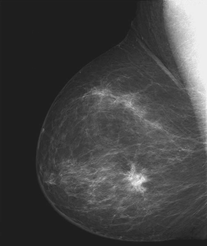
%> input picture Lab04/breast.tif, 207 x 246 px, shrunk from 482 x 571 before the run
$ octave Lab04.m   (GNU Octave 9; MATLAB toolbox functions it lacks are replaced by stand-ins)
%> lines starting %> are read from the running program, lines starting %| are printed output that depends on the picture; in (x1, y1, x2, y2) boxes, pixels count from 0 and x2, y2 are one past the last pixel; in counts of white or black regions, pixels touching at a corner belong together; the program's own positions count from 1
%%%%%%%%%%%%%%%%%
%%    LAB 04   %%
%%%%%%%%%%%%%%%%%
close all

%%%%%%%%%%%%%%%%%%%%%%%%%%%%%%%%%%%%%%%%%%%%%%%%%%%%%%%%%%%%%%%%%%%%%%%%%%%
%% Negative transormations
%%%%%%%%%%%%%%%%%%%%%%%%%%%%%%%%%%%%%%%%%%%%%%%%%%%%%%%%%%%%%%%%%%%%%%%%%%%

%%%%%%%%%%%%%%%%%%%%%%%%%%%%%%%%%%%%%%%%%%%%%%%%%%%%%%%%%%%%%%%%%%%%%%%%%%%
% 1. Open the image breast.tif and convert it to the range of values
% [0.0, 1.0].
I = imread('breast.tif');
%> I is the input picture: size 246x207 uint8; min 28, max 243, mean 66.7
I = mat2gray(I);
%> I: size 246x207 double


%%%%%%%%%%%%%%%%%%%%%%%%%%%%%%%%%%%%%%%%%%%%%%%%%%%%%%%%%%%%%%%%%%%%%%%%%%%
% 2. Obtain the negative of this image using the provided function in
% Matlab.
I_neg = imcomplement(I);

%%%%%%%%%%%%%%%%%%%%%%%%%%%%%%%%%%%%%%%%%%%%%%%%%%%%%%%%%%%%%%%%%%%%%%%%%%%
% 3. Display in a figure both images and their corresponding histograms.
% display both images and their corresponding histograms
figure(1)
subplot(2,2,1), imshow(I), title('Original Image');
subplot(2,2,2), imhist(I), title('Original Image Histogram');
subplot(2,2,3), imshow(I_neg), title('Negative Image');
subplot(2,2,4), imhist(I_neg), title('Negative Image Histogram');

%%%%%%%%%%%%%%%%%%%%%%%%%%%%%%%%%%%%%%%%%%%%%%%%%%%%%%%%%%%%%%%%%%%%%%%%%%%
% 4. What can be observed? What is the effect of applying the negative
% transformation to the image?

% Podemos observar el negativo de la imagen original, es decir, la imagen
% con el valor de cada píxel correspondiente con su complementario. Esto
% se puede observar en el histograma donde el histograma de la segunda
% imagen es el histograma de la primera imagen pero con valores invertidos.
% Esto permite poder observar con mayor claridad lo que parece ser un tumor.

%%%%%%%%%%%%%%%%%%%%%%%%%%%%%%%%%%%%%%%%%%%%%%%%%%%%%%%%%%%%%%%%%%%%%%%%%%%
%% Log transformations
%%%%%%%%%%%%%%%%%%%%%%%%%%%%%%%%%%%%%%%%%%%%%%%%%%%%%%%%%%%%%%%%%%%%%%%%%%%

%%%%%%%%%%%%%%%%%%%%%%%%%%%%%%%%%%%%%%%%%%%%%%%%%%%%%%%%%%%%%%%%%%%%%%%%%%%
% 1. Write a function in Matlab to transform a grayscale image using the
% logarithmic transformation. The function signature should be: function
% logimage = logtrans(image, c) where image is a grayscale input image with
% values in the range [0.0, 1.0], c is the constant and logimage is the
% output image.

% final del archivo

%%%%%%%%%%%%%%%%%%%%%%%%%%%%%%%%%%%%%%%%%%%%%%%%%%%%%%%%%%%%%%%%%%%%%%%%%%%
% 2. Open the image light.tif and convert it to [0.0, 1.0].
Img = imread("light.tif");
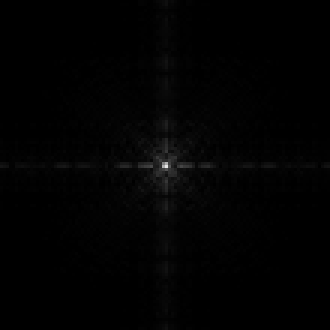
%> input picture Lab04/light.tif, 110 x 110 px, shrunk from 256 x 256 before the run (shown 3 times larger)
%> Img is the input picture: size 110x110 uint8; min 0, max 229, mean 2.1
normImage = im2gray(Img);
normImage = im2double(normImage);

%%%%%%%%%%%%%%%%%%%%%%%%%%%%%%%%%%%%%%%%%%%%%%%%%%%%%%%%%%%%%%%%%%%%%%%%%%%
% 3. Apply the logtrans function to this image.
logImage = logtrans(normImage, 10); % entre 8 i 12

%%%%%%%%%%%%%%%%%%%%%%%%%%%%%%%%%%%%%%%%%%%%%%%%%%%%%%%%%%%%%%%%%%%%%%%%%%%
% 4. Display in the same figure both images and their corresponding
% histograms.
figure(2)
subplot(2,2,1), imshow(normImage), title('Original Image');
subplot(2,2,2), imhist(normImage), title('Original Image Histogram');
subplot(2,2,3), imshow(logImage), title('Logarithmic Image');
subplot(2,2,4), imhist(logImage), title('Logarithmic Image Histogram');

%%%%%%%%%%%%%%%%%%%%%%%%%%%%%%%%%%%%%%%%%%%%%%%%%%%%%%%%%%%%%%%%%%%%%%%%%%%
% 5. What can be observed? What is the effect of applying the log
% transformation to the image?

% El efecto observable es que la imagen es más brillante y más contrastada,
% por lo que se llegan a ver zonas que en la imagen original no se podían
% apreciar. En el histograma se observa como se desplazan los valores más
% oscuros hacia la derecha (más claros).

%%%%%%%%%%%%%%%%%%%%%%%%%%%%%%%%%%%%%%%%%%%%%%%%%%%%%%%%%%%%%%%%%%%%%%%%%%%

%%%%%%%%%%%%%%%%%%%%%%%%%%%%%%%%%%%%%%%%%%%%%%%%%%%%%%%%%%%%%%%%%%%%%%%%%%%
%% Power Law transformations
%%%%%%%%%%%%%%%%%%%%%%%%%%%%%%%%%%%%%%%%%%%%%%%%%%%%%%%%%%%%%%%%%%%%%%%%%%%

%%%%%%%%%%%%%%%%%%%%%%%%%%%%%%%%%%%%%%%%%%%%%%%%%%%%%%%%%%%%%%%%%%%%%%%%%%%
% 1. Write a function in Matlab to transform a grayscale image using a
% power law transformation. The function signature should be:
% function plimage = powerlaw ( image , gamma)
% where image is an intensity image with values in the range [0.0, 1.0],
% gamma is the exponent of the power law transformation and plimage is the
% output image. Assume that the constant c is 1.

% final del archivo

%%%%%%%%%%%%%%%%%%%%%%%%%%%%%%%%%%%%%%%%%%%%%%%%%%%%%%%%%%%%%%%%%%%%%%%%%%%
% 2. Display the image spine.jpg and its histogram.
Img = imread("spine.jpg");
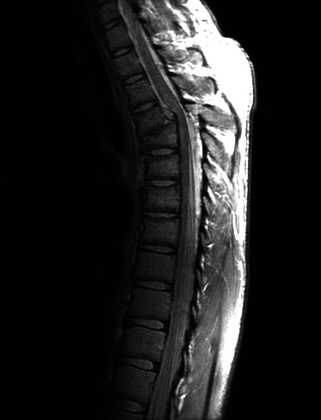
%> input picture Lab04/spine.jpg, 321 x 420 px, shrunk from 746 x 976 before the run
%> Img is the input picture: size 420x321 uint8; min 0, max 255, mean 32.6
normImage = im2gray(Img);
normImage = im2double(normImage);
%> normImage: size 420x321 double
figure(3);
subplot(1,2,1), imshow(normImage), title('Original Image');
subplot(1,2,2), imhist(normImage), title('Original Image Histogram');

%%%%%%%%%%%%%%%%%%%%%%%%%%%%%%%%%%%%%%%%%%%%%%%%%%%%%%%%%%%%%%%%%%%%%%%%%%%
% 3. If a lighter image is wanted, which values of γ do we need to use:
% lower or higher than 1?

% Necesitamos usar valores más pequeños que 1 para que la imagen sea más
% brillante.

%%%%%%%%%%%%%%%%%%%%%%%%%%%%%%%%%%%%%%%%%%%%%%%%%%%%%%%%%%%%%%%%%%%%%%%%%%%
% 4. Using different values of gamma, obtain three lighter versions of the
% image. Show the resulting images and their corresponding histograms.

Img_1 = powerlaw(normImage, 0.75);
Img_2 = powerlaw(normImage, 0.5);
Img_3 = powerlaw(normImage, 0.25);

figure(4);
subplot(3,2,1), imshow(Img_1), title('Power Law Image 1');
subplot(3,2,2), imhist(Img_1), title('Power Law Image 1 Histogram');
subplot(3,2,3), imshow(Img_2), title('Power Law Image 2');
subplot(3,2,4), imhist(Img_2), title('Power Law Image 2 Histogram');
subplot(3,2,5), imshow(Img_3), title('Power Law Image 3');
subplot(3,2,6), imhist(Img_3), title('Power Law Image 3 Histogram');

%%%%%%%%%%%%%%%%%%%%%%%%%%%%%%%%%%%%%%%%%%%%%%%%%%%%%%%%%%%%%%%%%%%%%%%%%%%
% 5. Which image would you use for a further processing step? Why?

% Usaríamos la segunda imagen con un valor de γ de 0.5, ya que es un
% equilibrio entre los otros dos valores. Se obtiene más información que
% con el valor 0.75 ya que se pueden observar zonas que antes no se podía
% (zonas más oscuras) y a su vez está más contrastada que para el
% valor 0.25.

%%%%%%%%%%%%%%%%%%%%%%%%%%%%%%%%%%%%%%%%%%%%%%%%%%%%%%%%%%%%%%%%%%%%%%%%%%%
% 6. Display the image landscape.jpg and its histogram.
Img = imread("landscape2.jpg");
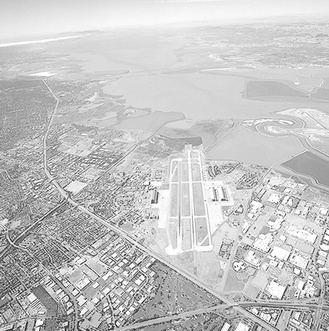
%> input picture Lab04/landscape2.jpg, 329 x 331 px, shrunk from 765 x 769 before the run
%> Img is the input picture: size 331x329 uint8; min 19, max 255, mean 197
normImage = im2gray(Img);
normImage = im2double(normImage);
%> normImage: size 331x329 double
figure(5);
subplot(1,2,1), imshow(normImage), title('Original Image');
subplot(1,2,2), imhist(normImage), title('Original Image Histogram');

%%%%%%%%%%%%%%%%%%%%%%%%%%%%%%%%%%%%%%%%%%%%%%%%%%%%%%%%%%%%%%%%%%%%%%%%%%%
% 7. Enhance the image using three power law transformations.
Img_1= powerlaw(normImage, 3);
Img_2= powerlaw(normImage, 4);
Img_3= powerlaw(normImage, 5);


%%%%%%%%%%%%%%%%%%%%%%%%%%%%%%%%%%%%%%%%%%%%%%%%%%%%%%%%%%%%%%%%%%%%%%%%%%%
% 8. Show the resulting images and their corresponding histograms.
figure(6);
subplot(3,2,1), imshow(Img_1), title('Power Law Image 1');
subplot(3,2,2), imhist(Img_1), title('Power Law Image 1 Histogram');
subplot(3,2,3), imshow(Img_2), title('Power Law Image 2');
subplot(3,2,4), imhist(Img_2), title('Power Law Image 2 Histogram');
subplot(3,2,5), imshow(Img_3), title('Power Law Image 3');
subplot(3,2,6), imhist(Img_3), title('Power Law Image 3 Histogram');

%%%%%%%%%%%%%%%%%%%%%%%%%%%%%%%%%%%%%%%%%%%%%%%%%%%%%%%%%%%%%%%%%%%%%%%%%%%
% 9. Which image would you use for a further processing step? Why?

% Depende del análisis estaríamos entre las imágenes con valores tres y
% cuatro. En cualquiera de ambos casos la mejoría es muy notable en
% comparación con la imagen original. Si nos interesa analizar las zonas
% más oscuras, usaríamos la primera imagen pero si lo que nos interesa es
% una imagen más contrastada usaríamos la segunda imagen. En la tercera
% con valor de ocho, ya se empieza a perder información en las zonas más
% oscuras.

%%%%%%%%%%%%%%%%%%%%%%%%%%%%%%%%%%%%%%%%%%%%%%%%%%%%%%%%%%%%%%%%%%%%%%%%%%%
%% Thresholding
%%%%%%%%%%%%%%%%%%%%%%%%%%%%%%%%%%%%%%%%%%%%%%%%%%%%%%%%%%%%%%%%%%%%%%%%%%%

%%%%%%%%%%%%%%%%%%%%%%%%%%%%%%%%%%%%%%%%%%%%%%%%%%%%%%%%%%%%%%%%%%%%%%%%%%%
% 1. Open the image screws.jpg and display it.
Img = imread("screws.jpg");
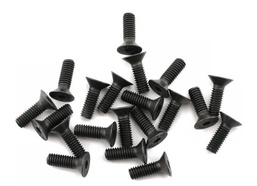
%> input picture Lab04/screws.jpg, 257 x 186 px, shrunk from 597 x 433 before the run
%> Img is the input picture: size 186x257x3 uint8; mean R, G, B 202, 201.9, 201.1
normImage = im2gray(Img);
%> normImage: size 186x257 uint8
normImage = im2double(normImage);
%> normImage: size 186x257 double
figure(7);
subplot(1,2,1), imshow(normImage), title('Original Image');
subplot(1,2,2), imhist(normImage), title('Original Image Histogram');

%%%%%%%%%%%%%%%%%%%%%%%%%%%%%%%%%%%%%%%%%%%%%%%%%%%%%%%%%%%%%%%%%%%%%%%%%%%
% 2. In order to separate the screws from the background, what might be a
% good range of intensities for thresholding? Justify your answer
% graphically.

% 0'5 es un buen umbral porque separa el fondo de los tornillos, como se
% ve en la imagen. Ahora bien, cualquier valor cercano a 0.5 también
% funcionaría. Esto se puede justificar estudiando el histograma del
% ejercicio anterior.

%%%%%%%%%%%%%%%%%%%%%%%%%%%%%%%%%%%%%%%%%%%%%%%%%%%%%%%%%%%%%%%%%%%%%%%%%%%
% 3. Write a function in Matlab to apply a thresholding operation to an
% image. The function signature should be:
% function binimage = thresh(image , T)
% where image is a grayscale image with values in the range [0.0, 1.0],
% T is a threshold between 0 and 1 and binimage is the output binary image.
% binimage must be defined as type logical

% final del archivo

%%%%%%%%%%%%%%%%%%%%%%%%%%%%%%%%%%%%%%%%%%%%%%%%%%%%%%%%%%%%%%%%%%%%%%%%%%%
% 4. Binarize the image screws.jpg using the function written in the
% previous exercise and display the results.
binarizedImage = thresh(normImage, 0.5);
%> after the loop in thresh, `for i=1:size(image,1)`:
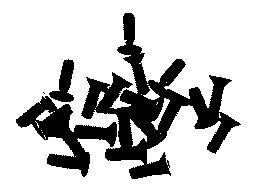
%> binimage: size 186x257 double; values 0 (black) and 1 (white), 76.4% white; 4 black regions (1 under 20 px), largest, box (x1, y1, x2, y2) and area: (81, 13, 241, 179) 7871, (16, 96, 117, 177) 2847, (49, 59, 74, 102) 560

figure(8);
subplot(1,2,1), imshow(normImage), title('Original Image');
subplot(1,2,2), imshow(binarizedImage), title('Binarized Image');

%%%%%%%%%%%%%%%%%%%%%%%%%%%%%%%%%%%%%%%%%%%%%%%%%%%%%%%%%%%%%%%%%%%%%%%%%%%
% 5. Binarize the image screws.jpg using the appropriate Matlab function
% and display the results.
binarizedImageMatlab = imbinarize(normImage, 0.5);

figure(9);
subplot(1,3,1), imshow(normImage), title('Original Image');
subplot(1,3,2), imshow(binarizedImage), title('Binarized Image');
subplot(1,3,3), imshow(binarizedImageMatlab), title('Binarized Image Matlab');

%%%%%%%%%%%%%%%%%%%%%%%%%%%%%%%%%%%%%%%%%%%%%%%%%%%%%%%%%%%%%%%%%%%%%%%%%%%
% 6. Analyze the Matlab function adaptthresh and graythresh. What does they
% do? Use graythresh for obtaining the value of the threshold with Otsu's
% method. Binarize screws.jpg with different thresholds and display the
% results

% La función graythresh utiliza el método Otsu para minimizar la varianza
% entre píxeles blancos y negros, para ello utiliza un umbral. Este umbral
% se aplica sobre todos los píxeles por igual. En cambio la función
% adaptthresh calcula los valores del threshold por regiones.

Img = imread("screws.jpg");
normImage = rgb2gray(Img);
normImage = im2double(normImage);

thresholdG = graythresh(normImage);
%> thresholdG = 0.604
thresholdA = adaptthresh(normImage, 'ForegroundPolarity','dark');
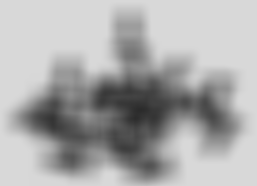
%> thresholdA: size 186x257 double; min 0.17, max 0.85, mean 0.673
binarizedImage1 = imbinarize(normImage, thresholdG);
%> binarizedImage1: size 186x257 logical; 74.8% white; 2 black regions, box (x1, y1, x2, y2) and area: (16, 13, 241, 180) 11463, (49, 59, 75, 102) 595
binarizedImage2 = imbinarize(normImage, thresholdA);
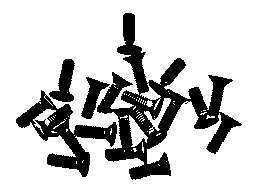
%> binarizedImage2: size 186x257 logical; 78% white; 4 black regions, box (x1, y1, x2, y2) and area: (97, 13, 242, 180) 6785, (16, 90, 117, 177) 2668, (49, 59, 75, 102) 582, (81, 77, 110, 119) 500

figure(10);
subplot(1,2,1), imshow(binarizedImage1), title('Binarized Image Graythresh');
subplot(1,2,2), imshow(binarizedImage2), title('Binarized Image Adaptthresh');

%%%%%%%%%%%%%%%%%%%%%%%%%%%%%%%%%%%%%%%%%%%%%%%%%%%%%%%%%%%%%%%%%%%%%%%%%%%
%% Funciones
%%%%% Ejercicio 1 L.T %%%%%%%%%%%%%%%%%%%%%%%%%%%%%%%%%%%%%%%%%%%%%%%%%%%%%
function logimage = logtrans(image, c)
    logimage = c*log(1 + image);
end


%%%%% Ejercicio 1 P.W.T %%%%%%%%%%%%%%%%%%%%%%%%%%%%%%%%%%%%%%%%%%%%%%%%%%%
function plimage = powerlaw ( image , gamma)
    plimage = image.^gamma;
end

%%%%% Ejercicio 3 T %%%%%%%%%%%%%%%%%%%%%%%%%%%%%%%%%%%%%%%%%%%%%%%%%%%%%%%
function binimage = thresh(image , T)
    for i=1:size(image,1)
        for j=1:size(image,2)
            if image(i,j) > T
                binimage(i,j) = 1;
            else
                binimage(i,j) = 0;
            end
        end
    end
end
